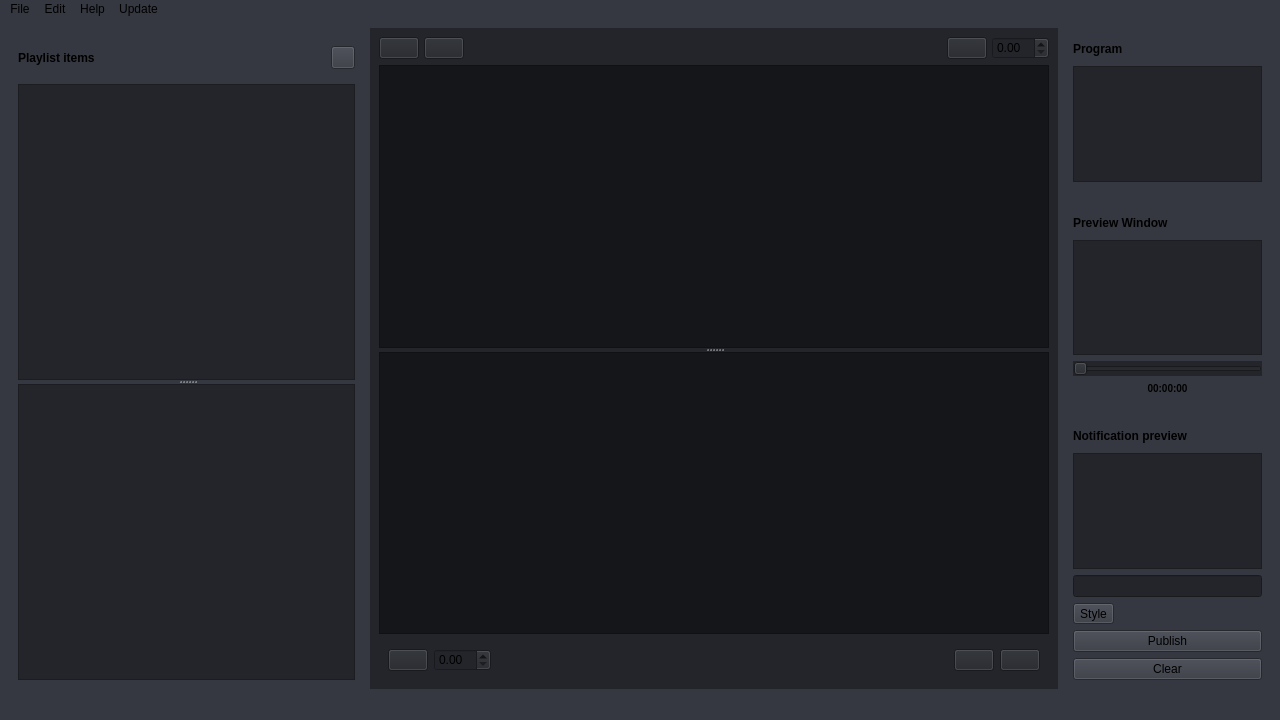
<?xml version="1.0" encoding="UTF-8"?>
<ui version="4.0">
 <class>MainWindow</class>
 <widget class="QMainWindow" name="MainWindow">
  <property name="geometry">
   <rect>
    <x>0</x>
    <y>0</y>
    <width>1280</width>
    <height>720</height>
   </rect>
  </property>
  <property name="windowTitle">
   <string>Holy Presenter</string>
  </property>
  <property name="windowIcon">
   <iconset resource="asset/ui/assets.qrc">
    <normaloff>:/icon/icon.png</normaloff>:/icon/icon.png</iconset>
  </property>
  <property name="autoFillBackground">
   <bool>false</bool>
  </property>
  <property name="styleSheet">
   <string notr="true">background-color: rgb(53, 56, 64);</string>
  </property>
  <widget class="QWidget" name="centralwidget">
   <layout class="QHBoxLayout" name="horizontalLayout" stretch="2,10,3">
    <item>
     <widget class="QWidget" name="left" native="true">
      <layout class="QVBoxLayout" name="verticalLayout_2" stretch="1,30">
       <item>
        <widget class="QWidget" name="widget" native="true">
         <layout class="QHBoxLayout" name="horizontalLayout_2" stretch="9,1,1,1,1,1,1">
          <property name="leftMargin">
           <number>0</number>
          </property>
          <property name="rightMargin">
           <number>0</number>
          </property>
          <item>
           <widget class="QLabel" name="label">
            <property name="styleSheet">
             <string notr="true">font-weight: bold;</string>
            </property>
            <property name="text">
             <string>Playlist items</string>
            </property>
           </widget>
          </item>
          <item>
           <widget class="QPushButton" name="sort_down">
            <property name="toolTip">
             <string>Move selected item down</string>
            </property>
            <property name="autoFillBackground">
             <bool>false</bool>
            </property>
            <property name="styleSheet">
             <string notr="true"/>
            </property>
            <property name="text">
             <string/>
            </property>
            <property name="icon">
             <iconset resource="asset/ui/assets.qrc">
              <normaloff>:/buttons/down.png</normaloff>:/buttons/down.png</iconset>
            </property>
            <property name="flat">
             <bool>true</bool>
            </property>
           </widget>
          </item>
          <item>
           <widget class="QPushButton" name="sort_up">
            <property name="toolTip">
             <string>Move selected item up</string>
            </property>
            <property name="autoFillBackground">
             <bool>false</bool>
            </property>
            <property name="styleSheet">
             <string notr="true"/>
            </property>
            <property name="text">
             <string/>
            </property>
            <property name="icon">
             <iconset resource="asset/ui/assets.qrc">
              <normaloff>:/buttons/up.png</normaloff>:/buttons/up.png</iconset>
            </property>
            <property name="flat">
             <bool>true</bool>
            </property>
           </widget>
          </item>
          <item>
           <widget class="QPushButton" name="upload">
            <property name="toolTip">
             <string>Upload image</string>
            </property>
            <property name="autoFillBackground">
             <bool>false</bool>
            </property>
            <property name="styleSheet">
             <string notr="true"/>
            </property>
            <property name="text">
             <string/>
            </property>
            <property name="icon">
             <iconset resource="asset/ui/assets.qrc">
              <normaloff>:/buttons/upload.png</normaloff>:/buttons/upload.png</iconset>
            </property>
            <property name="flat">
             <bool>true</bool>
            </property>
           </widget>
          </item>
          <item>
           <widget class="QPushButton" name="rename">
            <property name="toolTip">
             <string>Rename Selected item</string>
            </property>
            <property name="autoFillBackground">
             <bool>false</bool>
            </property>
            <property name="styleSheet">
             <string notr="true"/>
            </property>
            <property name="text">
             <string/>
            </property>
            <property name="icon">
             <iconset resource="asset/ui/assets.qrc">
              <normaloff>:/buttons/rename.png</normaloff>:/buttons/rename.png</iconset>
            </property>
            <property name="flat">
             <bool>true</bool>
            </property>
           </widget>
          </item>
          <item>
           <widget class="QPushButton" name="deletion">
            <property name="toolTip">
             <string>Delete selected item</string>
            </property>
            <property name="autoFillBackground">
             <bool>false</bool>
            </property>
            <property name="styleSheet">
             <string notr="true"/>
            </property>
            <property name="text">
             <string/>
            </property>
            <property name="icon">
             <iconset resource="asset/ui/assets.qrc">
              <normaloff>:/buttons/delete.png</normaloff>:/buttons/delete.png</iconset>
            </property>
            <property name="flat">
             <bool>true</bool>
            </property>
           </widget>
          </item>
          <item>
           <widget class="QToolButton" name="new_list">
            <property name="toolTip">
             <string>New...</string>
            </property>
            <property name="text">
             <string/>
            </property>
            <property name="icon">
             <iconset resource="asset/ui/assets.qrc">
              <normaloff>:/buttons/new.png</normaloff>:/buttons/new.png</iconset>
            </property>
           </widget>
          </item>
         </layout>
        </widget>
       </item>
       <item>
        <widget class="QSplitter" name="splitter">
         <property name="orientation">
          <enum>Qt::Orientation::Vertical</enum>
         </property>
         <widget class="QScrollArea" name="items_frame">
          <property name="minimumSize">
           <size>
            <width>0</width>
            <height>150</height>
           </size>
          </property>
          <property name="styleSheet">
           <string notr="true">background-color: rgb(35, 37, 42)</string>
          </property>
          <property name="widgetResizable">
           <bool>true</bool>
          </property>
          <widget class="QWidget" name="scrollAreaWidgetContents">
           <property name="geometry">
            <rect>
             <x>0</x>
             <y>0</y>
             <width>289</width>
             <height>287</height>
            </rect>
           </property>
          </widget>
         </widget>
         <widget class="QScrollArea" name="playlists_frame">
          <property name="minimumSize">
           <size>
            <width>0</width>
            <height>150</height>
           </size>
          </property>
          <property name="styleSheet">
           <string notr="true">background-color: rgb(35, 37, 42)</string>
          </property>
          <property name="widgetResizable">
           <bool>true</bool>
          </property>
          <widget class="QWidget" name="scrollAreaWidgetContents_3">
           <property name="geometry">
            <rect>
             <x>0</x>
             <y>0</y>
             <width>289</width>
             <height>286</height>
            </rect>
           </property>
          </widget>
         </widget>
        </widget>
       </item>
      </layout>
     </widget>
    </item>
    <item>
     <widget class="QWidget" name="center" native="true">
      <property name="styleSheet">
       <string notr="true">background-color: rgb(35, 37, 42)</string>
      </property>
      <layout class="QVBoxLayout" name="verticalLayout_3" stretch="1,30,1">
       <item>
        <widget class="QWidget" name="widget_2" native="true">
         <layout class="QHBoxLayout" name="horizontalLayout_3">
          <property name="spacing">
           <number>5</number>
          </property>
          <property name="leftMargin">
           <number>0</number>
          </property>
          <property name="topMargin">
           <number>0</number>
          </property>
          <property name="rightMargin">
           <number>0</number>
          </property>
          <property name="bottomMargin">
           <number>0</number>
          </property>
          <item>
           <widget class="QPushButton" name="editor">
            <property name="toolTip">
             <string>Open the editor</string>
            </property>
            <property name="text">
             <string/>
            </property>
            <property name="icon">
             <iconset resource="asset/ui/assets.qrc">
              <normaloff>:/buttons/edit.png</normaloff>:/buttons/edit.png</iconset>
            </property>
            <property name="iconSize">
             <size>
              <width>25</width>
              <height>25</height>
             </size>
            </property>
           </widget>
          </item>
          <item>
           <widget class="QPushButton" name="play">
            <property name="toolTip">
             <string>Run</string>
            </property>
            <property name="text">
             <string/>
            </property>
            <property name="icon">
             <iconset resource="asset/ui/assets.qrc">
              <normaloff>:/buttons/run.png</normaloff>:/buttons/run.png</iconset>
            </property>
            <property name="iconSize">
             <size>
              <width>32</width>
              <height>25</height>
             </size>
            </property>
           </widget>
          </item>
          <item>
           <spacer name="horizontalSpacer">
            <property name="orientation">
             <enum>Qt::Orientation::Horizontal</enum>
            </property>
            <property name="sizeHint" stdset="0">
             <size>
              <width>40</width>
              <height>20</height>
             </size>
            </property>
           </spacer>
          </item>
          <item>
           <widget class="QPushButton" name="fade_slide">
            <property name="toolTip">
             <string>Toggle slide fade effect</string>
            </property>
            <property name="text">
             <string/>
            </property>
            <property name="icon">
             <iconset resource="asset/ui/assets.qrc">
              <normaloff>:/buttons/fade.png</normaloff>:/buttons/fade.png</iconset>
            </property>
            <property name="iconSize">
             <size>
              <width>25</width>
              <height>25</height>
             </size>
            </property>
           </widget>
          </item>
          <item>
           <widget class="QDoubleSpinBox" name="fade_slide_time">
            <property name="toolTip">
             <string>slide fade time</string>
            </property>
           </widget>
          </item>
         </layout>
        </widget>
       </item>
       <item>
        <widget class="QSplitter" name="splitter_2">
         <property name="minimumSize">
          <size>
           <width>0</width>
           <height>0</height>
          </size>
         </property>
         <property name="lineWidth">
          <number>5</number>
         </property>
         <property name="orientation">
          <enum>Qt::Orientation::Vertical</enum>
         </property>
         <widget class="QScrollArea" name="slides_frame">
          <property name="minimumSize">
           <size>
            <width>0</width>
            <height>150</height>
           </size>
          </property>
          <property name="styleSheet">
           <string notr="true">background-color: rgb(20, 22, 26)</string>
          </property>
          <property name="widgetResizable">
           <bool>true</bool>
          </property>
          <widget class="QWidget" name="scrollAreaWidgetContents_4">
           <property name="geometry">
            <rect>
             <x>0</x>
             <y>0</y>
             <width>704</width>
             <height>267</height>
            </rect>
           </property>
          </widget>
         </widget>
         <widget class="QScrollArea" name="backgrounds_frame">
          <property name="minimumSize">
           <size>
            <width>0</width>
            <height>150</height>
           </size>
          </property>
          <property name="styleSheet">
           <string notr="true">background-color: rgb(20, 22, 26)</string>
          </property>
          <property name="widgetResizable">
           <bool>true</bool>
          </property>
          <widget class="QWidget" name="scrollAreaWidgetContents_5">
           <property name="geometry">
            <rect>
             <x>0</x>
             <y>0</y>
             <width>704</width>
             <height>267</height>
            </rect>
           </property>
          </widget>
         </widget>
        </widget>
       </item>
       <item>
        <widget class="QWidget" name="widget_3" native="true">
         <layout class="QHBoxLayout" name="horizontalLayout_4">
          <item>
           <widget class="QPushButton" name="fade_background">
            <property name="toolTip">
             <string>Toggle video fade effect</string>
            </property>
            <property name="text">
             <string/>
            </property>
            <property name="icon">
             <iconset resource="asset/ui/assets.qrc">
              <normaloff>:/buttons/fade.png</normaloff>:/buttons/fade.png</iconset>
            </property>
           </widget>
          </item>
          <item>
           <widget class="QDoubleSpinBox" name="fade_background_time">
            <property name="toolTip">
             <string>video fade time</string>
            </property>
           </widget>
          </item>
          <item>
           <spacer name="horizontalSpacer_2">
            <property name="orientation">
             <enum>Qt::Orientation::Horizontal</enum>
            </property>
            <property name="sizeHint" stdset="0">
             <size>
              <width>40</width>
              <height>20</height>
             </size>
            </property>
           </spacer>
          </item>
          <item>
           <widget class="QPushButton" name="upload_background">
            <property name="toolTip">
             <string>Upload video</string>
            </property>
            <property name="text">
             <string/>
            </property>
            <property name="icon">
             <iconset resource="asset/ui/assets.qrc">
              <normaloff>:/buttons/upload.png</normaloff>:/buttons/upload.png</iconset>
            </property>
           </widget>
          </item>
          <item>
           <widget class="QPushButton" name="delete_background">
            <property name="toolTip">
             <string>Delete selected video</string>
            </property>
            <property name="text">
             <string/>
            </property>
            <property name="icon">
             <iconset resource="asset/ui/assets.qrc">
              <normaloff>:/buttons/delete.png</normaloff>:/buttons/delete.png</iconset>
            </property>
           </widget>
          </item>
         </layout>
        </widget>
       </item>
      </layout>
     </widget>
    </item>
    <item>
     <widget class="QWidget" name="right" native="true">
      <layout class="QVBoxLayout" name="verticalLayout_4" stretch="1,5,1,1,5,1,0,1,1,5,5,1,1,1">
       <item>
        <widget class="QLabel" name="label_2">
         <property name="styleSheet">
          <string notr="true">font-weight: bold;</string>
         </property>
         <property name="text">
          <string>Program</string>
         </property>
        </widget>
       </item>
       <item>
        <widget class="QFrame" name="program">
         <property name="styleSheet">
          <string notr="true">background-color: rgb(35, 37, 42)</string>
         </property>
         <property name="frameShape">
          <enum>QFrame::Shape::StyledPanel</enum>
         </property>
         <property name="frameShadow">
          <enum>QFrame::Shadow::Raised</enum>
         </property>
        </widget>
       </item>
       <item>
        <spacer name="verticalSpacer">
         <property name="orientation">
          <enum>Qt::Orientation::Vertical</enum>
         </property>
         <property name="sizeHint" stdset="0">
          <size>
           <width>20</width>
           <height>40</height>
          </size>
         </property>
        </spacer>
       </item>
       <item>
        <widget class="QLabel" name="label_3">
         <property name="styleSheet">
          <string notr="true">font-weight: bold;</string>
         </property>
         <property name="text">
          <string>Preview Window</string>
         </property>
        </widget>
       </item>
       <item>
        <widget class="QFrame" name="preview">
         <property name="styleSheet">
          <string notr="true">background-color: rgb(35, 37, 42)</string>
         </property>
         <property name="frameShape">
          <enum>QFrame::Shape::StyledPanel</enum>
         </property>
         <property name="frameShadow">
          <enum>QFrame::Shadow::Raised</enum>
         </property>
        </widget>
       </item>
       <item>
        <widget class="QSlider" name="videoslider">
         <property name="autoFillBackground">
          <bool>false</bool>
         </property>
         <property name="styleSheet">
          <string notr="true">background-color: rgb(35, 37, 42); color: rgb(255,255,255)</string>
         </property>
         <property name="orientation">
          <enum>Qt::Orientation::Horizontal</enum>
         </property>
         <property name="invertedAppearance">
          <bool>false</bool>
         </property>
         <property name="invertedControls">
          <bool>false</bool>
         </property>
        </widget>
       </item>
       <item>
        <widget class="QLabel" name="videolength">
         <property name="styleSheet">
          <string notr="true">font-size: 10px; font-weight: bold;</string>
         </property>
         <property name="text">
          <string>00:00:00</string>
         </property>
         <property name="alignment">
          <set>Qt::AlignmentFlag::AlignCenter</set>
         </property>
        </widget>
       </item>
       <item>
        <spacer name="verticalSpacer_2">
         <property name="orientation">
          <enum>Qt::Orientation::Vertical</enum>
         </property>
         <property name="sizeHint" stdset="0">
          <size>
           <width>20</width>
           <height>40</height>
          </size>
         </property>
        </spacer>
       </item>
       <item>
        <widget class="QLabel" name="label_4">
         <property name="styleSheet">
          <string notr="true">font-weight: bold;</string>
         </property>
         <property name="text">
          <string>Notification preview</string>
         </property>
        </widget>
       </item>
       <item>
        <widget class="QFrame" name="notification">
         <property name="styleSheet">
          <string notr="true">background-color: rgb(35, 37, 42)</string>
         </property>
         <property name="frameShape">
          <enum>QFrame::Shape::StyledPanel</enum>
         </property>
         <property name="frameShadow">
          <enum>QFrame::Shadow::Raised</enum>
         </property>
        </widget>
       </item>
       <item>
        <widget class="QLineEdit" name="notification_input">
         <property name="styleSheet">
          <string notr="true">background-color: rgb(35, 37, 42)</string>
         </property>
        </widget>
       </item>
       <item>
        <widget class="QToolButton" name="notification_button">
         <property name="toolTip">
          <string>Select notification style</string>
         </property>
         <property name="text">
          <string>Style</string>
         </property>
        </widget>
       </item>
       <item>
        <widget class="QPushButton" name="push_notification">
         <property name="toolTip">
          <string>Publish the notification</string>
         </property>
         <property name="text">
          <string>Publish</string>
         </property>
        </widget>
       </item>
       <item>
        <widget class="QPushButton" name="clear_notification">
         <property name="toolTip">
          <string>Clear the notification</string>
         </property>
         <property name="text">
          <string>Clear</string>
         </property>
        </widget>
       </item>
      </layout>
     </widget>
    </item>
   </layout>
  </widget>
  <widget class="QMenuBar" name="menubar">
   <property name="geometry">
    <rect>
     <x>0</x>
     <y>0</y>
     <width>1280</width>
     <height>33</height>
    </rect>
   </property>
   <property name="styleSheet">
    <string notr="true"/>
   </property>
   <widget class="QMenu" name="menuFile">
    <property name="styleSheet">
     <string notr="true"/>
    </property>
    <property name="title">
     <string>File</string>
    </property>
    <addaction name="actionNew_Playlist"/>
    <addaction name="actionUpload_Background"/>
    <addaction name="actionUpload_Image"/>
    <addaction name="separator"/>
    <addaction name="actionQuit"/>
   </widget>
   <widget class="QMenu" name="menuEdit">
    <property name="styleSheet">
     <string notr="true"/>
    </property>
    <property name="title">
     <string>Edit</string>
    </property>
    <addaction name="actionPreferences"/>
    <addaction name="actionClose_Editor"/>
   </widget>
   <widget class="QMenu" name="menuHelp">
    <property name="styleSheet">
     <string notr="true"/>
    </property>
    <property name="title">
     <string>Help</string>
    </property>
    <addaction name="actionUser_Manual"/>
   </widget>
   <widget class="QMenu" name="menuUpdate">
    <property name="title">
     <string>Update</string>
    </property>
    <addaction name="actionUpdate_Holy_Presenter"/>
   </widget>
   <addaction name="menuFile"/>
   <addaction name="menuEdit"/>
   <addaction name="menuHelp"/>
   <addaction name="menuUpdate"/>
  </widget>
  <widget class="QStatusBar" name="statusbar"/>
  <action name="actionQuit">
   <property name="text">
    <string>Quit</string>
   </property>
   <property name="shortcut">
    <string>Ctrl+Q</string>
   </property>
  </action>
  <action name="actionPreferences">
   <property name="text">
    <string>Preferences</string>
   </property>
   <property name="shortcut">
    <string>Ctrl+Shift+P</string>
   </property>
  </action>
  <action name="actionUpdate_Holy_Presenter">
   <property name="text">
    <string>Update Holy Presenter</string>
   </property>
   <property name="shortcut">
    <string>Ctrl+Shift+U</string>
   </property>
  </action>
  <action name="actionNew_Playlist">
   <property name="text">
    <string>New Playlist</string>
   </property>
   <property name="shortcut">
    <string>Ctrl+Alt+N</string>
   </property>
  </action>
  <action name="actionUpload_Image">
   <property name="text">
    <string>Upload Image</string>
   </property>
   <property name="shortcut">
    <string>Ctrl+Alt+I</string>
   </property>
  </action>
  <action name="actionUpload_Background">
   <property name="text">
    <string>Upload Background</string>
   </property>
   <property name="shortcut">
    <string>Ctrl+Alt+B</string>
   </property>
  </action>
  <action name="actionClose_Editor">
   <property name="text">
    <string>Close Editor</string>
   </property>
   <property name="shortcut">
    <string>Ctrl+Alt+U</string>
   </property>
  </action>
  <action name="actionUser_Manual">
   <property name="text">
    <string>User Manual</string>
   </property>
   <property name="shortcut">
    <string>Ctrl+Shift++</string>
   </property>
  </action>
 </widget>
 <resources>
  <include location="asset/ui/assets.qrc"/>
 </resources>
 <connections/>
</ui>
